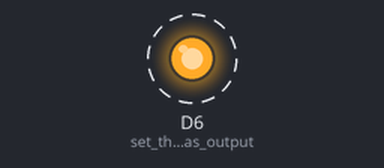
Recording of a sketch running on a simulated Particle Photon. On the bench: output pins drawn as LEDs (lit = HIGH). Dashed ring = blinking. At 2.5 s the program puts the board to deep sleep or switches it off; the recording ends there.

Above: at 0.1 s.
Timing chart, 0 to 2.5 s (numbered marks = the images above):
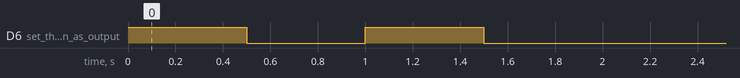

The sketch:

GiantButton.ino
```cpp
SYSTEM_MODE(SEMI_AUTOMATIC);

void setup() {
    pinMode(D6,OUTPUT); //set the led pin as output
    pinMode(WKP,INPUT);  //set the wakeup pin as input
    blink(2);

    Particle.connect();
    Particle.publish("Button","1",60,PRIVATE); //send the command to ifttt

    delay(500);                       //wait ½ second
    System.sleep(SLEEP_MODE_DEEP);    // put the system into deep sleep
}

void loop() {
      //do nothing
}

void blink(int num)
{
   for(int i=0;i<num;i++)             //repeat for i number of times
   {
       digitalWrite(D6,HIGH);         //turn on led
       delay(500);                    //wait ½ second
       digitalWrite(D6,LOW);          //turn off the led
       delay(500);                    //wait ½ second
   }
}
```

Measured:
- by itself, D6 (set_the_led_pin_as_output): alternates HIGH for 0.50 s and LOW for 0.50 s, 4 changes in all, then stays LOW
